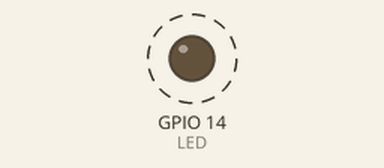
Recording of a program running on a simulated Raspberry Pi (BCM pin numbers). On the bench: output pins drawn as LEDs (lit = HIGH). Dashed ring = blinking. At 10.0 s the program stops and its outputs stay as they are.

Above: at 0.05 s.
Timing chart, 0 to 3.0 s (numbered marks = the images above):
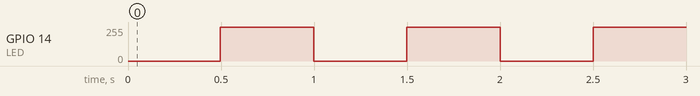

Measured:
- by itself, GPIO 14 (LED): alternates 252/255 for 0.50 s and 0/255 for 0.50 s, 20 changes in all, then stays 0/255

The program:

onoff.py
```python
import wiringpi as pi

def onoff():

    LED = 14

    pi.wiringPiSetupGpio()
    pi.pinMode(LED, pi.OUTPUT)
    pi.softPwmCreate( LED, 0, 100)

    for k in range(10):

        for i in range(100):

            pi.softPwmWrite( LED, i)
            pi.delay(5)

        for j in range(100):

            pi.softPwmWrite( LED, 99-j)
            pi.delay(5)

    pi.digitalWrite( LED, pi.HIGH )
    pi.digitalWrite( LED, pi.LOW )


if __name__ == '__main__' :

    onoff()
```
